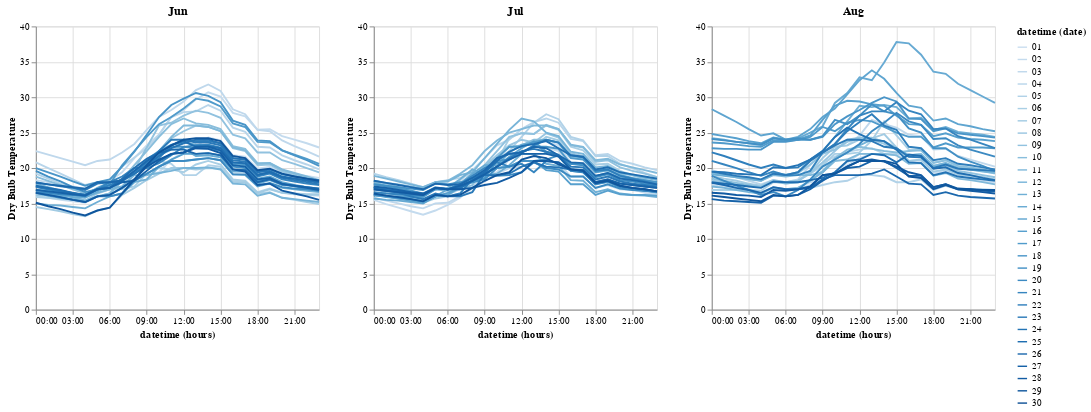

The notebook cell saved with this chart:
### Code cell
chart = alt.hconcat()
for df in [june, july, aug]:
    chart |= alt.Chart(df).mark_line().encode(
        alt.X('hours(datetime):T'),
        alt.Y("Dry Bulb Temperature"),
        color='date(datetime):O').properties(title=get_month(df))
    
chart = chart.resolve_scale(y="shared")
chart.save(get_todays_save_path() / "three_month_overlay.png")
chart

### Figure 1 — Vega-Lite specification as saved in the notebook (floating-point values rounded to 4 significant figures; data arrays with more than 128 entries replaced by an {"elided": "..."} marker saying what was removed)
{"config": {"view": {"continuousWidth": 300, "continuousHeight": 300}}, "hconcat": [{"mark": {"type": "line"}, "encoding": {"color": {"field": "datetime", "timeUnit": "date", "type": "ordinal"}, "x": {"field": "datetime", "timeUnit": "hours", "type": "temporal"}, "y": {"field": "Dry Bulb Temperature", "type": "quantitative"}}, "title": "Jun"}, {"data": {"name": "data-b8f26842f50cf5ecc32dcf47eb95e9ef"}, "mark": {"type": "line"}, "encoding": {"color": {"field": "datetime", "timeUnit": "date", "type": "ordinal"}, "x": {"field": "datetime", "timeUnit": "hours", "type": "temporal"}, "y": {"field": "Dry Bulb Temperature", "type": "quantitative"}}, "title": "Jul"}, {"data": {"name": "data-4d3ef5ecffef6d6035339e8c77c28e47"}, "mark": {"type": "line"}, "encoding": {"color": {"field": "datetime", "timeUnit": "date", "type": "ordinal"}, "x": {"field": "datetime", "timeUnit": "hours", "type": "temporal"}, "y": {"field": "Dry Bulb Temperature", "type": "quantitative"}}, "title": "Aug"}], "data": {"name": "data-77fd4d3376b6a0646a326dd1ddb742ff"}, "resolve": {"scale": {"y": "shared"}}, "$schema": "https://vega.github.io/schema/vega-lite/v5.20.1.json", "datasets": {"data-77fd4d3376b6a0646a326dd1ddb742ff": {"elided": "697 records"}, "data-b8f26842f50cf5ecc32dcf47eb95e9ef": {"elided": "697 records"}, "data-4d3ef5ecffef6d6035339e8c77c28e47": {"elided": "697 records"}}}
